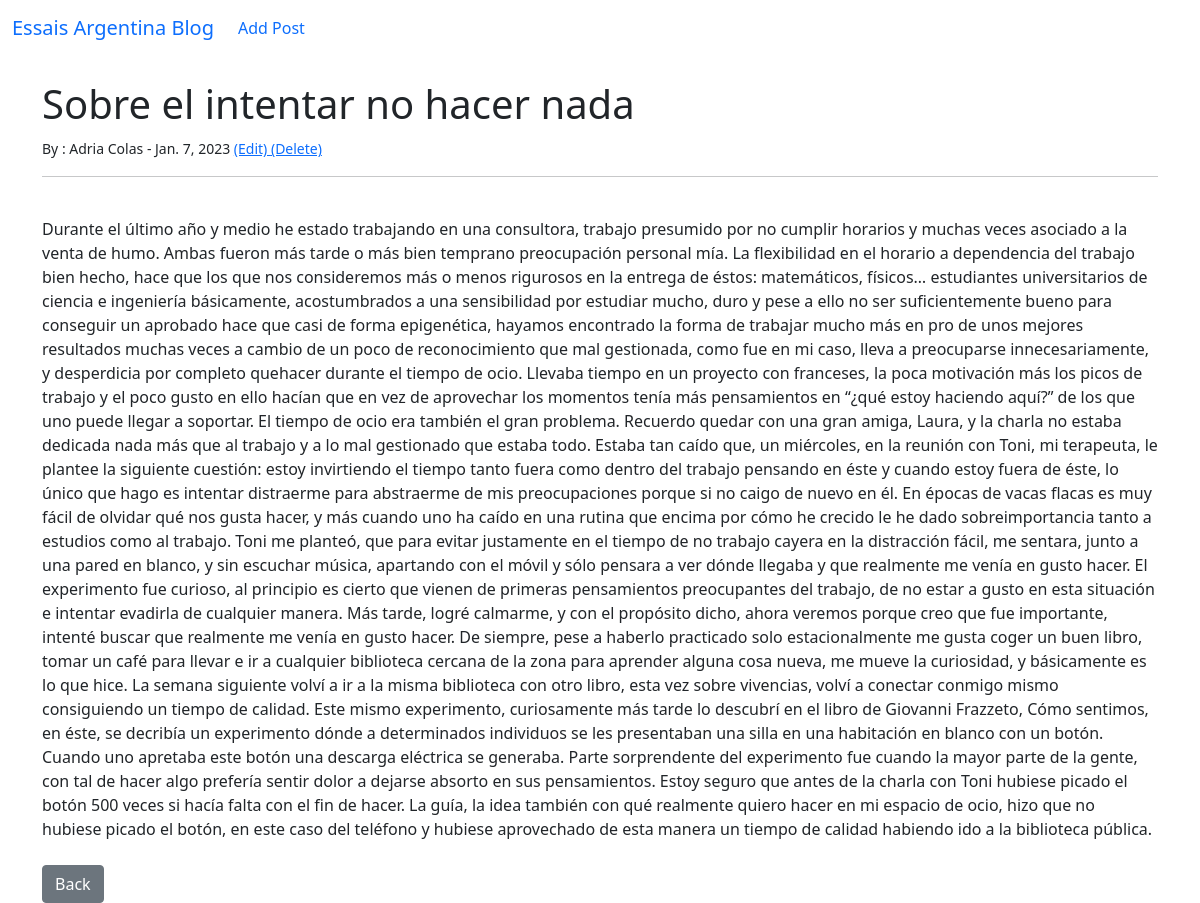
Before: /article/1 with the older database file.
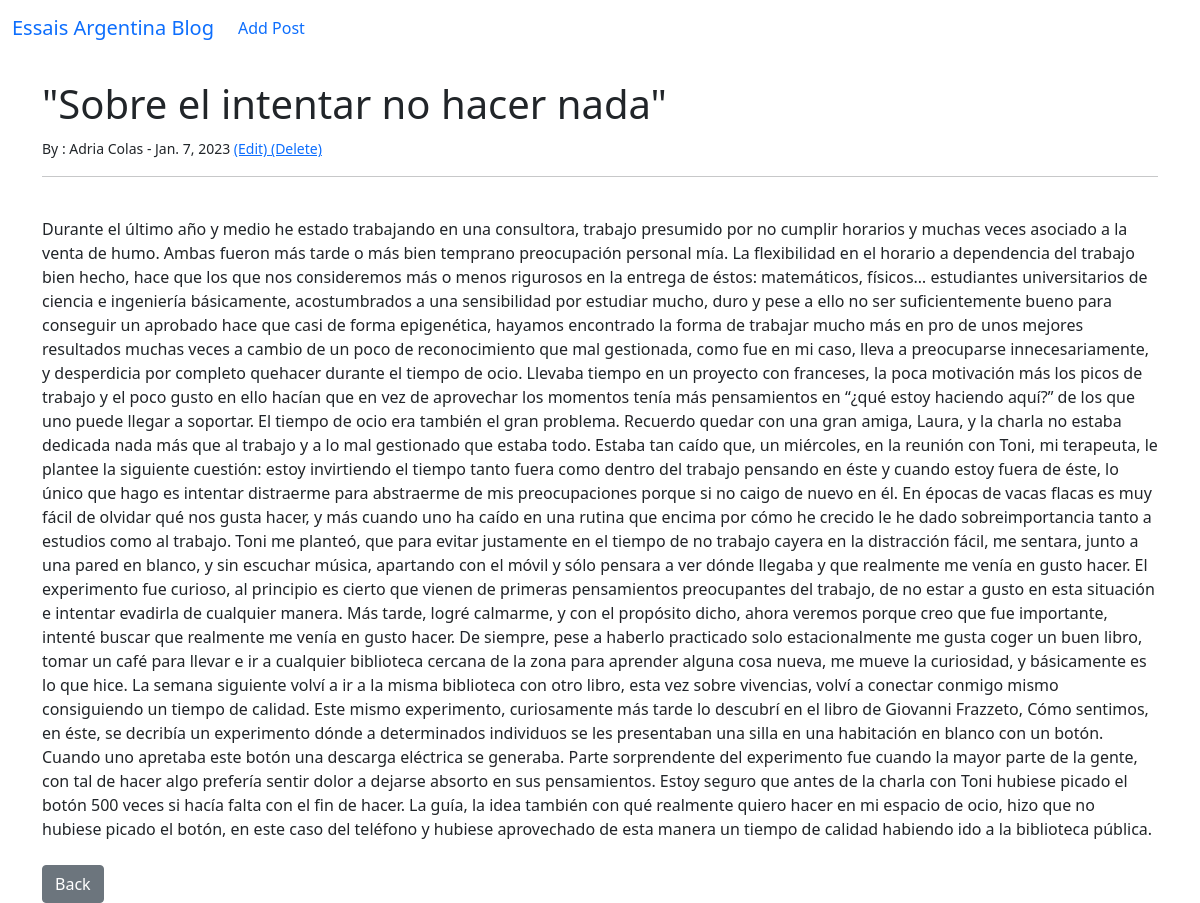
After: the same page with the newer database file.
### theblog/models.py (models this page shows, shortened)
class Post(models.Model):
    title = models.CharField(max_length=255)
    title_tag = models.CharField(max_length=255)
    author = models.ForeignKey(User, on_delete=models.CASCADE)
    body = models.TextField()
    post_date = models.DateField(auto_now_add=True)

### theblog/views.py (the view)
# urls.py: path('article/<int:pk>', ArticleDetailView.as_view(), name = 'article-detail'),
class ArticleDetailView(DetailView):
    model = Post
    template_name = 'article_details.html'

### theblog/templates/article_details.html (shortened to what this page needs)
{% extends 'base.html' %}
{% block content %}
<h1>{{ post.title }}</h1>
<small>By :
    {{post.author.first_name}}
    {{post.author.last_name}} -
    {{ post.post_date }}
    <a href="{% url 'update_post' post.pk %}">(Edit) </a>
    <a href="{% url 'delete_post' post.pk %}">(Delete) </a>
</small><br/>
<hr>
<br/>
{{ post.body }}
<br/><br/>
<a href = "{% url 'home' %}" class = "btn btn-secondary"> Back</a>
{% endblock %}

Changed rows visible on the page:
changed Post "Adria": title "Sobre el intentar no hacer nada" → "\"Sobre el intentar no hacer nada\""
